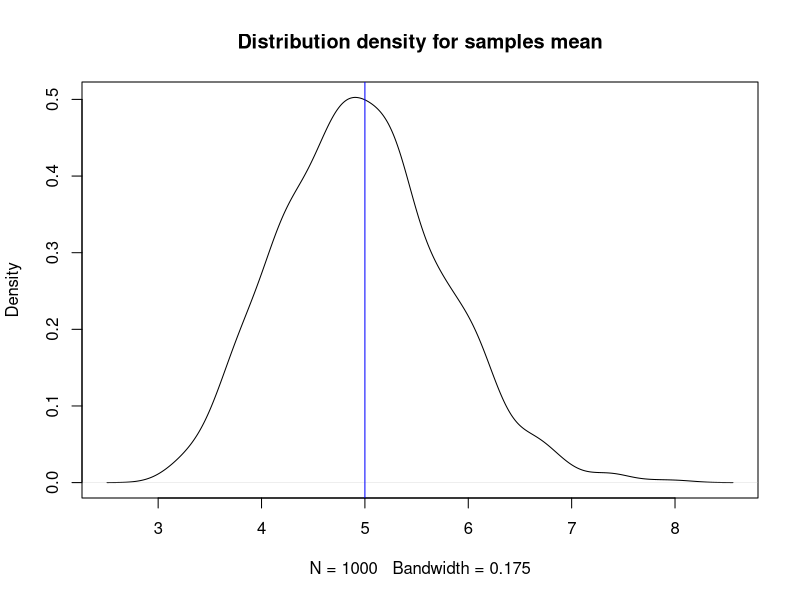

The R script that drew this image:
## ---- chunk 1
sim_number <- 1000
n <- 40
lambda = 0.2

set.seed(511)
x <- replicate(sim_number, mean(rexp(40, rate=lambda)))

## ---- chunk 2
smean <- sum(x) / sim_number
smean
## ---- chunk 3
sum((x - smean)^2)/(sim_number-1)
## ---- chunk 4

plot(density(x),main="Distribution density for samples mean")
abline(v=1/lambda, col="blue")
## ---- chunk 5
sum(abs(x - 1/lambda ) < 1.96 * smean / sqrt(n))
